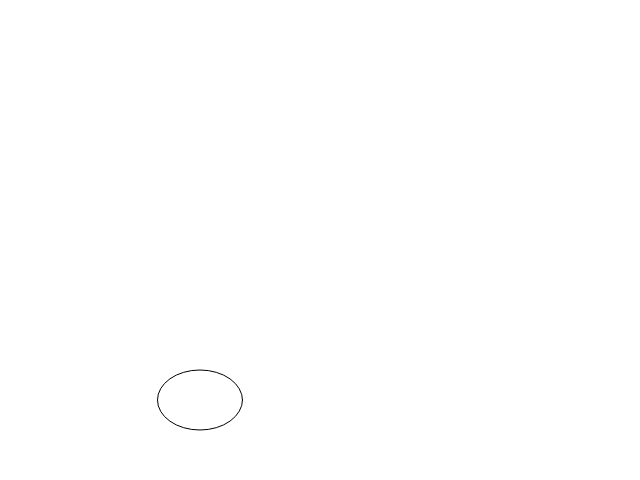
Frame 1 (no input)
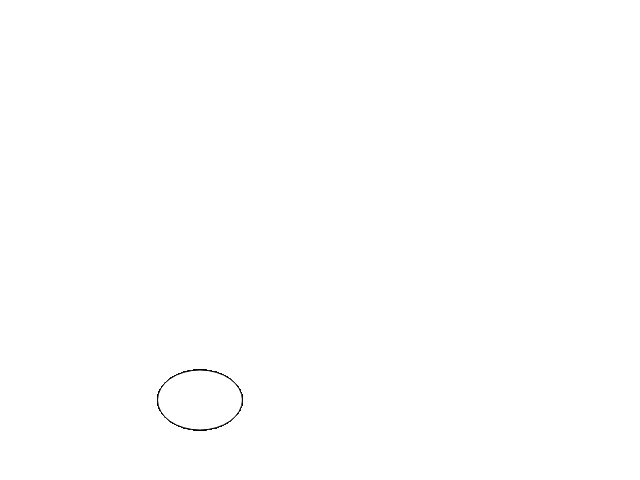
Frame 60 (no input)
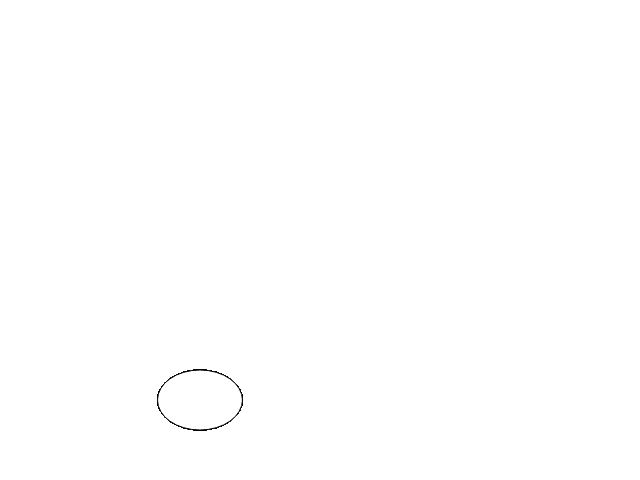
Frame 120 (the mouse pressed at the canvas centre since frame 60)

The p5.js sketch that drew these frames (run headless with seeded random() and noise() and a simulated clock; from frame 60 on, the mouse is pressed at the canvas centre):

// p5.js sketch
// ── sketch.js
function setup() {
  createCanvas(640, 480);
}

function draw() {
    ellipse(200,400,85,60);
  //I changed the numbers to change the shape of the circle
}
